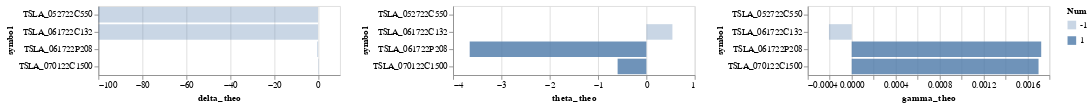

Notebook code cell kept with this figure:
### Code cell
# Greeks Vis
import random

n = 4

options = df.sample(n)

options['Num'] = options.apply(lambda df:[-1,1][random.randrange(2)],axis=1)

stockprice = 700

def Greeks_Vis(options,stockprice,date):
    """
    options: dataframe of options (pandas dataframe)
    stockprice: prediction of the underlying stock price (number)
    date: prediction date (dt.date or dt.datetime)
    """

    options['delta_theo'] = options.apply(lambda df: df.Num * greeks_theo('delta',df.putCall,stockprice,df.strikePrice,daysLeft(df.expirationDate,date),df.volatility),axis=1)
    options['theta_theo'] = options.apply(lambda df: df.Num * greeks_theo('theta',df.putCall,stockprice,df.strikePrice,daysLeft(df.expirationDate,date),df.volatility),axis=1)
    options['gamma_theo'] = options.apply(lambda df: df.Num * greeks_theo('gamma',df.putCall,stockprice,df.strikePrice,daysLeft(df.expirationDate,date),df.volatility),axis=1)

    width = 280

    delta_vis = alt.Chart(options).mark_bar().encode(
        alt.Opacity('Num:O'),
        y='symbol:N',
        x='delta_theo:Q',
        # tooltip = ['description','delta_theo','Num'],
    ).properties(width=width)
    nearest1 = alt.selection(type='single', nearest=True, on='mouseover',
                            fields=['symbol'])
    tooltip_selectors1 = alt.Chart(options).mark_point().encode(
        y="symbol:N",
        opacity=alt.value(0),
        tooltip = ['description:N','delta_theo:Q','Num:Q'],
    ).add_selection(
        nearest1
    )
    delta_vis = (delta_vis + tooltip_selectors1)


    theta_vis = alt.Chart(options).mark_bar().encode(
        alt.Opacity('Num:O'),
        y='symbol:N',
        x='theta_theo:Q',
        tooltip = ['description','theta_theo','Num'],
    ).properties(width=width)
    nearest2 = alt.selection(type='single', nearest=True, on='mouseover',
                            fields=['symbol'])
    tooltip_selectors2 = alt.Chart(options).mark_point().encode(
        y="symbol:N",
        opacity=alt.value(0),
        tooltip = ['description:N','theta_theo:Q','Num:Q'],
    ).add_selection(
        nearest2
    )
    theta_vis = (theta_vis+tooltip_selectors2)

    gamma_vis = alt.Chart(options).mark_bar(opacity=0.5).encode(
        alt.Opacity('Num:O'),
        y='symbol:N',
        x='gamma_theo:Q',
        tooltip = ['description','gamma_theo','Num'],
    ).properties(width=width)
    nearest3 = alt.selection(type='single', nearest=True, on='mouseover',
                            fields=['symbol'])
    tooltip_selectors3 = alt.Chart(options).mark_point().encode(
        y="symbol:N",
        opacity=alt.value(0),
        tooltip = ['description:N','gamma_theo:Q','Num:Q'],
    ).add_selection(
        nearest3
    )
    gamma_vis = (gamma_vis+ tooltip_selectors3)

    return delta_vis | theta_vis | gamma_vis

Greeks_Vis(options,stockprice,date)

### Figure 1 — Vega-Lite specification as saved in the notebook (floating-point values rounded to 4 significant figures)
{"config": {"view": {"continuousWidth": 400, "continuousHeight": 300}}, "hconcat": [{"layer": [{"mark": "bar", "encoding": {"opacity": {"field": "Num", "type": "ordinal"}, "x": {"field": "delta_theo", "type": "quantitative"}, "y": {"field": "symbol", "type": "nominal"}}, "width": 280}, {"mark": "point", "encoding": {"opacity": {"value": 0}, "tooltip": [{"field": "description", "type": "nominal"}, {"field": "delta_theo", "type": "quantitative"}, {"field": "Num", "type": "quantitative"}], "y": {"field": "symbol", "type": "nominal"}}, "selection": {"selector001": {"type": "single", "nearest": true, "on": "mouseover", "fields": ["symbol"]}}}]}, {"layer": [{"mark": "bar", "encoding": {"opacity": {"field": "Num", "type": "ordinal"}, "tooltip": [{"field": "description", "type": "nominal"}, {"field": "theta_theo", "type": "quantitative"}, {"field": "Num", "type": "quantitative"}], "x": {"field": "theta_theo", "type": "quantitative"}, "y": {"field": "symbol", "type": "nominal"}}, "width": 280}, {"mark": "point", "encoding": {"opacity": {"value": 0}, "tooltip": [{"field": "description", "type": "nominal"}, {"field": "theta_theo", "type": "quantitative"}, {"field": "Num", "type": "quantitative"}], "y": {"field": "symbol", "type": "nominal"}}, "selection": {"selector002": {"type": "single", "nearest": true, "on": "mouseover", "fields": ["symbol"]}}}]}, {"layer": [{"mark": {"type": "bar", "opacity": 0.5}, "encoding": {"opacity": {"field": "Num", "type": "ordinal"}, "tooltip": [{"field": "description", "type": "nominal"}, {"field": "gamma_theo", "type": "quantitative"}, {"field": "Num", "type": "quantitative"}], "x": {"field": "gamma_theo", "type": "quantitative"}, "y": {"field": "symbol", "type": "nominal"}}, "width": 280}, {"mark": "point", "encoding": {"opacity": {"value": 0}, "tooltip": [{"field": "description", "type": "nominal"}, {"field": "gamma_theo", "type": "quantitative"}, {"field": "Num", "type": "quantitative"}], "y": {"field": "symbol", "type": "nominal"}}, "selection": {"selector003": {"type": "single", "nearest": true, "on": "mouseover", "fields": ["symbol"]}}}]}], "data": {"name": "data-bc76e8ff9a06e1dcf3307f4732494c96"}, "$schema": "https://vega.github.io/schema/vega-lite/v4.17.0.json", "datasets": {"data-bc76e8ff9a06e1dcf3307f4732494c96": [{"Unnamed: 0": 1266, "putCall": "CALL", "symbol": "TSLA_070122C1500", "description": "TSLA Jul 1 2022 1500 Call (Weekly)", "exchangeName": "OPR", "bid": 0.01, "ask": 0.43, "last": 0.15, "mark": 0.13, "bidSize": 10, "askSize": 46, "bidAskSize": "10X46", "lastSize": 0, "highPrice": 0.15, "lowPrice": 0.07, "openPrice": 0.0, "closePrice": 0.09, "totalVolume": 4, "tradeDate": null, "tradeTimeInLong": 1653678937868, "quoteTimeInLong": 1653681599685, "netChange": 0.06, "volatility": 74.72, "delta": 0.003, "gamma": 0.0, "theta": -0.02, "vega": 0.019, "rho": 0.002, "openInterest": 21, "timeValue": 0.15, "theoreticalOptionValue": 0.13, "theoreticalVolatility": 29.0, "optionDeliverablesList": null, "strikePrice": 1500.0, "expirationDate": 1656705600000, "daysToExpiration": 34, "expirationType": "S", "lastTradingDay": 1656720000000, "multiplier": 100.0, "settlementType": " ", "deliverableNote": null, "isIndexOption": null, "percentChange": 72.02, "markChange": 0.04, "markPercentChange": 49.31, "intrinsicValue": -740.4, "pennyPilot": true, "inTheMoney": false, "mini": false, "nonStandard": false, "Num": 1, "delta_theo": 0.08193, "theta_theo": -0.5953, "gamma_theo": 0.001701}, {"Unnamed: 0": 24, "putCall": "CALL", "symbol": "TSLA_052722C550", "description": "TSLA May 27 2022 550 Call (Weekly)", "exchangeName": "OPR", "bid": 208.6, "ask": 210.7, "last": 206.4, "mark": 0.0, "bidSize": 4, "askSize": 10, "bidAskSize": "4X10", "lastSize": 0, "highPrice": 206.4, "lowPrice": 187.2, "openPrice": 0.0, "closePrice": 157.9, "totalVolume": 32, "tradeDate": null, "tradeTimeInLong": 1653680895838, "quoteTimeInLong": 1653681599613, "netChange": 48.53, "volatility": 0.0, "delta": 0.0, "gamma": 0.0, "theta": 0.0, "vega": 0.0, "rho": 0.0, "openInterest": 250, "timeValue": -3.24, "theoreticalOptionValue": 0.0, "theoreticalVolatility": 29.0, "optionDeliverablesList": null, "strikePrice": 550.0, "expirationDate": 1653681600000, "daysToExpiration": -1, "expirationType": "S", "lastTradingDay": 1653696000000, "multiplier": 100.0, "settlementType": " ", "deliverableNote": null, "isIndexOption": null, "percentChange": 30.74, "markChange": -157.9, "markPercentChange": -100.0, "intrinsicValue": 209.6, "pennyPilot": true, "inTheMoney": true, "mini": false, "nonStandard": false, "Num": -1, "delta_theo": -100.0, "theta_theo": -0.0, "gamma_theo": -0.0}, {"Unnamed: 0": 688, "putCall": "PUT", "symbol": "TSLA_061722P208", "description": "TSLA Jun 17 2022 208 Put", "exchangeName": "OPR", "bid": 0.0, "ask": 0.2, "last": 0.12, "mark": 0.1, "bidSize": 0, "askSize": 4, "bidAskSize": "0X4", "lastSize": 0, "highPrice": 0.12, "lowPrice": 0.12, "openPrice": 0.0, "closePrice": 0.14, "totalVolume": 2, "tradeDate": null, "tradeTimeInLong": 1653662188408, "quoteTimeInLong": 1653681600089, "netChange": -0.02, "volatility": 184.4, "delta": -0.001, "gamma": 0.0, "theta": -0.025, "vega": 0.006, "rho": 0.0, "openInterest": 1034, "timeValue": 0.12, "theoreticalOptionValue": 0.1, "theoreticalVolatility": 29.0, "optionDeliverablesList": null, "strikePrice": 208.0, "expirationDate": 1655496000000, "daysToExpiration": 20, "expirationType": "R", "lastTradingDay": 1655510400000, "multiplier": 100.0, "settlementType": " ", "deliverableNote": null, "isIndexOption": null, "percentChange": -15.31, "markChange": -0.04, "markPercentChange": -29.43, "intrinsicValue": -551.6, "pennyPilot": true, "inTheMoney": false, "mini": false, "nonStandard": false, "Num": 1, "delta_theo": -0.1672, "theta_theo": -3.656, "gamma_theo": 0.001725}, {"Unnamed: 0": 648, "putCall": "CALL", "symbol": "TSLA_061722C132", "description": "TSLA Jun 17 2022 132 Call", "exchangeName": "OPR", "bid": 623.6, "ask": 630.8, "last": 964.8, "mark": 627.6, "bidSize": 14, "askSize": 4, "bidAskSize": "14X4", "lastSize": 0, "highPrice": 0.0, "lowPrice": 0.0, "openPrice": 0.0, "closePrice": 575.7, "totalVolume": 0, "tradeDate": null, "tradeTimeInLong": 1648649038895, "quoteTimeInLong": 1653681599693, "netChange": 389.1, "volatility": 208.4, "delta": 1.0, "gamma": 0.0, "theta": -0.017, "vega": 0.001, "rho": 0.078, "openInterest": 1660, "timeValue": 337.2, "theoreticalOptionValue": 627.9, "theoreticalVolatility": 29.0, "optionDeliverablesList": null, "strikePrice": 132.0, "expirationDate": 1655496000000, "daysToExpiration": 20, "expirationType": "R", "lastTradingDay": 1655510400000, "multiplier": 100.0, "settlementType": " ", "deliverableNote": null, "isIndexOption": null, "percentChange": 67.58, "markChange": 51.91, "markPercentChange": 9.02, "intrinsicValue": 627.6, "pennyPilot": true, "inTheMoney": true, "mini": false, "nonStandard": false, "Num": -1, "delta_theo": -99.98, "theta_theo": 0.5384, "gamma_theo": -0.0002073}]}}
